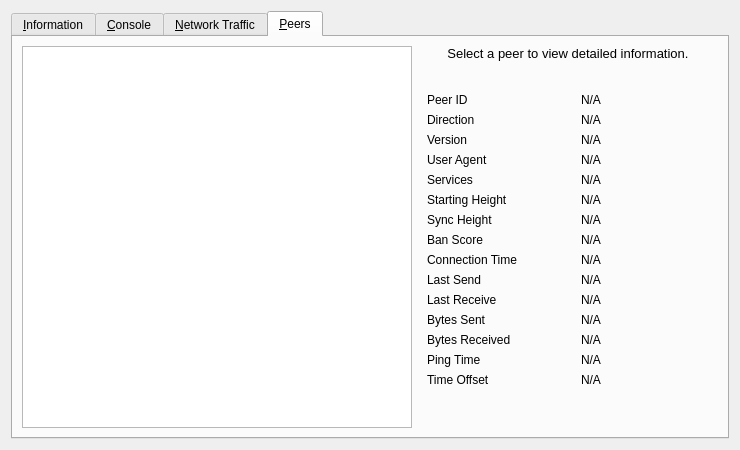
<?xml version="1.0" encoding="UTF-8"?>
<ui version="4.0">
 <class>RPCConsole</class>
 <widget class="QDialog" name="RPCConsole">
  <property name="geometry">
   <rect>
    <x>0</x>
    <y>0</y>
    <width>740</width>
    <height>450</height>
   </rect>
  </property>
  <property name="windowTitle">
   <string>TokenPay - Debug window</string>
  </property>
  <layout class="QVBoxLayout" name="verticalLayout_2">
   <item>
    <widget class="QTabWidget" name="tabWidget">
     <property name="currentIndex">
      <number>3</number>
     </property>
     <widget class="QWidget" name="tab_info">
      <attribute name="title">
       <string>&amp;Information</string>
      </attribute>
      <layout class="QGridLayout" name="gridLayout" columnstretch="0,1">
       <property name="horizontalSpacing">
        <number>12</number>
       </property>
       <item row="0" column="0">
        <widget class="QLabel" name="label_9">
         <property name="font">
          <font>
           <weight>75</weight>
           <bold>true</bold>
          </font>
         </property>
         <property name="text">
          <string>TokenPay Core</string>
         </property>
        </widget>
       </item>
       <item row="1" column="0">
        <widget class="QLabel" name="label_5">
         <property name="text">
          <string>Client name</string>
         </property>
        </widget>
       </item>
       <item row="1" column="1">
        <widget class="QLabel" name="clientName">
         <property name="cursor">
          <cursorShape>IBeamCursor</cursorShape>
         </property>
         <property name="text">
          <string>N/A</string>
         </property>
         <property name="textFormat">
          <enum>Qt::PlainText</enum>
         </property>
         <property name="textInteractionFlags">
          <set>Qt::LinksAccessibleByMouse|Qt::TextSelectableByKeyboard|Qt::TextSelectableByMouse</set>
         </property>
        </widget>
       </item>
       <item row="2" column="0">
        <widget class="QLabel" name="label_6">
         <property name="text">
          <string>Client version</string>
         </property>
        </widget>
       </item>
       <item row="2" column="1">
        <widget class="QLabel" name="clientVersion">
         <property name="cursor">
          <cursorShape>IBeamCursor</cursorShape>
         </property>
         <property name="text">
          <string>N/A</string>
         </property>
         <property name="textFormat">
          <enum>Qt::PlainText</enum>
         </property>
         <property name="textInteractionFlags">
          <set>Qt::LinksAccessibleByMouse|Qt::TextSelectableByKeyboard|Qt::TextSelectableByMouse</set>
         </property>
        </widget>
       </item>
       <item row="3" column="0">
        <widget class="QLabel" name="label_14">
         <property name="text">
          <string>Using OpenSSL version</string>
         </property>
         <property name="indent">
          <number>10</number>
         </property>
        </widget>
       </item>
       <item row="3" column="1">
        <widget class="QLabel" name="openSSLVersion">
         <property name="cursor">
          <cursorShape>IBeamCursor</cursorShape>
         </property>
         <property name="text">
          <string>N/A</string>
         </property>
         <property name="textFormat">
          <enum>Qt::PlainText</enum>
         </property>
         <property name="textInteractionFlags">
          <set>Qt::LinksAccessibleByMouse|Qt::TextSelectableByKeyboard|Qt::TextSelectableByMouse</set>
         </property>
        </widget>
       </item>
       <item row="4" column="0">
        <widget class="QLabel" name="label_berkeleyDBVersion">
         <property name="text">
          <string>Using BerkeleyDB version</string>
         </property>
         <property name="indent">
          <number>10</number>
         </property>
        </widget>
       </item>
       <item row="4" column="1">
        <widget class="QLabel" name="berkeleyDBVersion">
         <property name="cursor">
          <cursorShape>IBeamCursor</cursorShape>
         </property>
         <property name="text">
          <string>N/A</string>
         </property>
         <property name="textFormat">
          <enum>Qt::PlainText</enum>
         </property>
         <property name="textInteractionFlags">
          <set>Qt::LinksAccessibleByMouse|Qt::TextSelectableByKeyboard|Qt::TextSelectableByMouse</set>
         </property>
        </widget>
       </item>
       <item row="5" column="0">
        <widget class="QLabel" name="label_12">
         <property name="text">
          <string>Build date</string>
         </property>
        </widget>
       </item>
       <item row="5" column="1">
        <widget class="QLabel" name="buildDate">
         <property name="cursor">
          <cursorShape>IBeamCursor</cursorShape>
         </property>
         <property name="text">
          <string>N/A</string>
         </property>
         <property name="textFormat">
          <enum>Qt::PlainText</enum>
         </property>
         <property name="textInteractionFlags">
          <set>Qt::LinksAccessibleByMouse|Qt::TextSelectableByKeyboard|Qt::TextSelectableByMouse</set>
         </property>
        </widget>
       </item>
       <item row="6" column="0">
        <widget class="QLabel" name="label_13">
         <property name="text">
          <string>Startup time</string>
         </property>
        </widget>
       </item>
       <item row="6" column="1">
        <widget class="QLabel" name="startupTime">
         <property name="cursor">
          <cursorShape>IBeamCursor</cursorShape>
         </property>
         <property name="text">
          <string>N/A</string>
         </property>
         <property name="textFormat">
          <enum>Qt::PlainText</enum>
         </property>
         <property name="textInteractionFlags">
          <set>Qt::LinksAccessibleByMouse|Qt::TextSelectableByKeyboard|Qt::TextSelectableByMouse</set>
         </property>
        </widget>
       </item>
       <item row="7" column="0">
        <widget class="QLabel" name="label_11">
         <property name="font">
          <font>
           <weight>75</weight>
           <bold>true</bold>
          </font>
         </property>
         <property name="text">
          <string>Network</string>
         </property>
        </widget>
       </item>
       <item row="8" column="0">
        <widget class="QLabel" name="label_8">
         <property name="text">
          <string>Name</string>
         </property>
        </widget>
       </item>
       <item row="8" column="1">
        <widget class="QLabel" name="networkName">
         <property name="cursor">
          <cursorShape>IBeamCursor</cursorShape>
         </property>
         <property name="text">
          <string>N/A</string>
         </property>
         <property name="textFormat">
          <enum>Qt::PlainText</enum>
         </property>
         <property name="textInteractionFlags">
          <set>Qt::LinksAccessibleByMouse|Qt::TextSelectableByKeyboard|Qt::TextSelectableByMouse</set>
         </property>
        </widget>
       </item>
       <item row="9" column="0">
        <widget class="QLabel" name="label_7">
         <property name="text">
          <string>Number of connections</string>
         </property>
        </widget>
       </item>
       <item row="9" column="1">
        <widget class="QLabel" name="numberOfConnections">
         <property name="cursor">
          <cursorShape>IBeamCursor</cursorShape>
         </property>
         <property name="text">
          <string>N/A</string>
         </property>
         <property name="textFormat">
          <enum>Qt::PlainText</enum>
         </property>
         <property name="textInteractionFlags">
          <set>Qt::LinksAccessibleByMouse|Qt::TextSelectableByKeyboard|Qt::TextSelectableByMouse</set>
         </property>
        </widget>
       </item>
       <item row="10" column="0">
        <widget class="QLabel" name="label_10">
         <property name="font">
          <font>
           <weight>75</weight>
           <bold>true</bold>
          </font>
         </property>
         <property name="text">
          <string>Block chain</string>
         </property>
        </widget>
       </item>
       <item row="11" column="0">
        <widget class="QLabel" name="label_3">
         <property name="text">
          <string>Current number of blocks</string>
         </property>
        </widget>
       </item>
       <item row="11" column="1">
        <widget class="QLabel" name="numberOfBlocks">
         <property name="cursor">
          <cursorShape>IBeamCursor</cursorShape>
         </property>
         <property name="text">
          <string>N/A</string>
         </property>
         <property name="textFormat">
          <enum>Qt::PlainText</enum>
         </property>
         <property name="textInteractionFlags">
          <set>Qt::LinksAccessibleByMouse|Qt::TextSelectableByKeyboard|Qt::TextSelectableByMouse</set>
         </property>
        </widget>
       </item>
       <item row="12" column="0">
        <widget class="QLabel" name="label_31">
         <property name="text">
          <string>Estimated total blocks</string>
         </property>
        </widget>
       </item>
       <item row="12" column="1">
        <widget class="QLabel" name="totalBlocks">
         <property name="cursor">
          <cursorShape>IBeamCursor</cursorShape>
         </property>
         <property name="text">
          <string>N/A</string>
         </property>
         <property name="textFormat">
          <enum>Qt::PlainText</enum>
         </property>
         <property name="textInteractionFlags">
          <set>Qt::LinksAccessibleByMouse|Qt::TextSelectableByKeyboard|Qt::TextSelectableByMouse</set>
         </property>
        </widget>
       </item>
       <item row="13" column="0">
        <widget class="QLabel" name="label_2">
         <property name="text">
          <string>Last block time</string>
         </property>
        </widget>
       </item>
       <item row="13" column="1">
        <widget class="QLabel" name="lastBlockTime">
         <property name="cursor">
          <cursorShape>IBeamCursor</cursorShape>
         </property>
         <property name="text">
          <string>N/A</string>
         </property>
         <property name="textFormat">
          <enum>Qt::PlainText</enum>
         </property>
         <property name="textInteractionFlags">
          <set>Qt::LinksAccessibleByMouse|Qt::TextSelectableByKeyboard|Qt::TextSelectableByMouse</set>
         </property>
        </widget>
       </item>
       <item row="13" column="0">
        <spacer name="verticalSpacer_2">
         <property name="orientation">
          <enum>Qt::Vertical</enum>
         </property>
         <property name="sizeHint" stdset="0">
          <size>
           <width>20</width>
           <height>20</height>
          </size>
         </property>
        </spacer>
       </item>
       <item row="14" column="0">
        <widget class="QLabel" name="labelDebugLogfile">
         <property name="font">
          <font>
           <weight>75</weight>
           <bold>true</bold>
          </font>
         </property>
         <property name="text">
          <string>Debug log file</string>
         </property>
        </widget>
       </item>
       <item row="15" column="0">
        <widget class="QPushButton" name="openDebugLogfileButton">
         <property name="toolTip">
          <string>Open the TokenPay debug log file from the current data directory. This can take a few seconds for large log files.</string>
         </property>
         <property name="text">
          <string>&amp;Open</string>
         </property>
         <property name="autoDefault">
          <bool>false</bool>
         </property>
        </widget>
       </item>
       <item row="16" column="0">
        <widget class="QLabel" name="labelCLOptions">
         <property name="font">
          <font>
           <weight>75</weight>
           <bold>true</bold>
          </font>
         </property>
         <property name="text">
          <string>Command-line options</string>
         </property>
        </widget>
       </item>
       <item row="17" column="0">
        <widget class="QPushButton" name="showCLOptionsButton">
         <property name="toolTip">
          <string>Show the TokenPay help message to get a list with possible TokenPay command-line options.</string>
         </property>
         <property name="text">
          <string>&amp;Show</string>
         </property>
         <property name="autoDefault">
          <bool>false</bool>
         </property>
        </widget>
       </item>
       <item row="18" column="0">
        <spacer name="verticalSpacer">
         <property name="orientation">
          <enum>Qt::Vertical</enum>
         </property>
         <property name="sizeHint" stdset="0">
          <size>
           <width>20</width>
           <height>40</height>
          </size>
         </property>
        </spacer>
       </item>
      </layout>
     </widget>
     <widget class="QWidget" name="tab_console">
      <attribute name="title">
       <string>&amp;Console</string>
      </attribute>
      <layout class="QVBoxLayout" name="verticalLayout_3">
       <property name="spacing">
        <number>3</number>
       </property>
       <item>
        <widget class="QTextEdit" name="messagesWidget">
         <property name="minimumSize">
          <size>
           <width>0</width>
           <height>100</height>
          </size>
         </property>
         <property name="readOnly">
          <bool>true</bool>
         </property>
         <property name="tabKeyNavigation" stdset="0">
          <bool>false</bool>
         </property>
         <property name="columnCount" stdset="0">
          <number>2</number>
         </property>
        </widget>
       </item>
       <item>
        <layout class="QHBoxLayout" name="horizontalLayout">
         <property name="spacing">
          <number>3</number>
         </property>
         <item>
          <widget class="QLabel" name="label">
           <property name="text">
            <string notr="true">&gt;</string>
           </property>
          </widget>
         </item>
         <item>
          <widget class="QLineEdit" name="lineEdit"/>
         </item>
         <item>
          <widget class="QPushButton" name="clearButton">
           <property name="maximumSize">
            <size>
             <width>24</width>
             <height>24</height>
            </size>
           </property>
           <property name="toolTip">
            <string>Clear console</string>
           </property>
           <property name="text">
            <string/>
           </property>
           <property name="icon">
            <iconset resource="../../../tokenpay.qrc">
             <normaloff>:/icons/remove</normaloff>:/icons/remove</iconset>
           </property>
           <property name="shortcut">
            <string notr="true">Ctrl+L</string>
           </property>
           <property name="autoDefault">
            <bool>false</bool>
           </property>
          </widget>
         </item>
        </layout>
       </item>
      </layout>
     </widget>
     <widget class="QWidget" name="tab_nettraffic">
      <attribute name="title">
       <string>&amp;Network Traffic</string>
      </attribute>
      <layout class="QHBoxLayout" name="horizontalLayout_3">
       <item>
        <layout class="QVBoxLayout" name="verticalLayout_4">
         <item>
          <widget class="TrafficGraphWidget" name="trafficGraph" native="true">
           <property name="sizePolicy">
            <sizepolicy hsizetype="Expanding" vsizetype="Expanding">
             <horstretch>0</horstretch>
             <verstretch>0</verstretch>
            </sizepolicy>
           </property>
          </widget>
         </item>
         <item>
          <layout class="QHBoxLayout" name="horizontalLayout_2">
           <item>
            <widget class="QSlider" name="sldGraphRange">
             <property name="minimum">
              <number>1</number>
             </property>
             <property name="maximum">
              <number>288</number>
             </property>
             <property name="pageStep">
              <number>12</number>
             </property>
             <property name="value">
              <number>6</number>
             </property>
             <property name="orientation">
              <enum>Qt::Horizontal</enum>
             </property>
            </widget>
           </item>
           <item>
            <widget class="QLabel" name="lblGraphRange">
             <property name="minimumSize">
              <size>
               <width>100</width>
               <height>0</height>
              </size>
             </property>
             <property name="alignment">
              <set>Qt::AlignCenter</set>
             </property>
            </widget>
           </item>
           <item>
            <widget class="QPushButton" name="btnClearTrafficGraph">
             <property name="text">
              <string>&amp;Clear</string>
             </property>
             <property name="autoDefault">
              <bool>false</bool>
             </property>
            </widget>
           </item>
          </layout>
         </item>
        </layout>
       </item>
       <item>
        <layout class="QVBoxLayout" name="verticalLayout">
         <item>
          <widget class="QGroupBox" name="groupBox">
           <property name="title">
            <string>Totals</string>
           </property>
           <layout class="QVBoxLayout" name="verticalLayout_5">
            <item>
             <layout class="QHBoxLayout" name="horizontalLayout_4">
              <item>
               <widget class="Line" name="line">
                <property name="sizePolicy">
                 <sizepolicy hsizetype="Fixed" vsizetype="Fixed">
                  <horstretch>0</horstretch>
                  <verstretch>0</verstretch>
                 </sizepolicy>
                </property>
                <property name="minimumSize">
                 <size>
                  <width>10</width>
                  <height>0</height>
                 </size>
                </property>
                <property name="palette">
                 <palette>
                  <active>
                   <colorrole role="Light">
                    <brush brushstyle="SolidPattern">
                     <color alpha="255">
                      <red>0</red>
                      <green>255</green>
                      <blue>0</blue>
                     </color>
                    </brush>
                   </colorrole>
                  </active>
                  <inactive>
                   <colorrole role="Light">
                    <brush brushstyle="SolidPattern">
                     <color alpha="255">
                      <red>0</red>
                      <green>255</green>
                      <blue>0</blue>
                     </color>
                    </brush>
                   </colorrole>
                  </inactive>
                  <disabled>
                   <colorrole role="Light">
                    <brush brushstyle="SolidPattern">
                     <color alpha="255">
                      <red>0</red>
                      <green>255</green>
                      <blue>0</blue>
                     </color>
                    </brush>
                   </colorrole>
                  </disabled>
                 </palette>
                </property>
                <property name="orientation">
                 <enum>Qt::Horizontal</enum>
                </property>
               </widget>
              </item>
              <item>
               <widget class="QLabel" name="label_16">
                <property name="text">
                 <string>In:</string>
                </property>
               </widget>
              </item>
              <item>
               <widget class="QLabel" name="lblBytesIn">
                <property name="minimumSize">
                 <size>
                  <width>50</width>
                  <height>0</height>
                 </size>
                </property>
                <property name="alignment">
                 <set>Qt::AlignRight|Qt::AlignTrailing|Qt::AlignVCenter</set>
                </property>
               </widget>
              </item>
             </layout>
            </item>
            <item>
             <layout class="QHBoxLayout" name="horizontalLayout_5">
              <item>
               <widget class="Line" name="line_2">
                <property name="sizePolicy">
                 <sizepolicy hsizetype="Fixed" vsizetype="Fixed">
                  <horstretch>0</horstretch>
                  <verstretch>0</verstretch>
                 </sizepolicy>
                </property>
                <property name="minimumSize">
                 <size>
                  <width>10</width>
                  <height>0</height>
                 </size>
                </property>
                <property name="palette">
                 <palette>
                  <active>
                   <colorrole role="Light">
                    <brush brushstyle="SolidPattern">
                     <color alpha="255">
                      <red>255</red>
                      <green>0</green>
                      <blue>0</blue>
                     </color>
                    </brush>
                   </colorrole>
                  </active>
                  <inactive>
                   <colorrole role="Light">
                    <brush brushstyle="SolidPattern">
                     <color alpha="255">
                      <red>255</red>
                      <green>0</green>
                      <blue>0</blue>
                     </color>
                    </brush>
                   </colorrole>
                  </inactive>
                  <disabled>
                   <colorrole role="Light">
                    <brush brushstyle="SolidPattern">
                     <color alpha="255">
                      <red>255</red>
                      <green>0</green>
                      <blue>0</blue>
                     </color>
                    </brush>
                   </colorrole>
                  </disabled>
                 </palette>
                </property>
                <property name="orientation">
                 <enum>Qt::Horizontal</enum>
                </property>
               </widget>
              </item>
              <item>
               <widget class="QLabel" name="label_17">
                <property name="text">
                 <string>Out:</string>
                </property>
               </widget>
              </item>
              <item>
               <widget class="QLabel" name="lblBytesOut">
                <property name="minimumSize">
                 <size>
                  <width>50</width>
                  <height>0</height>
                 </size>
                </property>
                <property name="alignment">
                 <set>Qt::AlignRight|Qt::AlignTrailing|Qt::AlignVCenter</set>
                </property>
               </widget>
              </item>
             </layout>
            </item>
            <item>
             <spacer name="verticalSpacer_4">
              <property name="orientation">
               <enum>Qt::Vertical</enum>
              </property>
              <property name="sizeHint" stdset="0">
               <size>
                <width>20</width>
                <height>407</height>
               </size>
              </property>
             </spacer>
            </item>
           </layout>
          </widget>
         </item>
        </layout>
       </item>
      </layout>
     </widget>
     <widget class="QWidget" name="tab_peers">
      <attribute name="title">
       <string>&amp;Peers</string>
      </attribute>
      <layout class="QGridLayout" name="gridLayout_2">
       <item row="0" column="0" rowspan="2">
        <widget class="QTableView" name="peerWidget">
         <property name="horizontalScrollBarPolicy">
          <enum>Qt::ScrollBarAsNeeded</enum>
         </property>
         <property name="sortingEnabled">
          <bool>true</bool>
         </property>
         <attribute name="horizontalHeaderHighlightSections">
          <bool>false</bool>
         </attribute>
        </widget>
       </item>
       <item row="0" column="1">
        <widget class="QLabel" name="peerHeading">
         <property name="sizePolicy">
          <sizepolicy hsizetype="Preferred" vsizetype="Minimum">
           <horstretch>0</horstretch>
           <verstretch>0</verstretch>
          </sizepolicy>
         </property>
         <property name="minimumSize">
          <size>
           <width>300</width>
           <height>32</height>
          </size>
         </property>
         <property name="font">
          <font>
           <pointsize>10</pointsize>
          </font>
         </property>
         <property name="cursor">
          <cursorShape>IBeamCursor</cursorShape>
         </property>
         <property name="text">
          <string>Select a peer to view detailed information.</string>
         </property>
         <property name="alignment">
          <set>Qt::AlignHCenter|Qt::AlignTop</set>
         </property>
         <property name="wordWrap">
          <bool>true</bool>
         </property>
         <property name="textInteractionFlags">
          <set>Qt::LinksAccessibleByMouse|Qt::TextSelectableByKeyboard|Qt::TextSelectableByMouse</set>
         </property>
        </widget>
       </item>
       <item row="1" column="1">
        <widget class="QWidget" name="detailWidget" native="true">
         <property name="minimumSize">
          <size>
           <width>300</width>
           <height>0</height>
          </size>
         </property>
         <layout class="QGridLayout" name="gridLayout_3">
          <item row="0" column="0">
           <widget class="QLabel" name="label_23">
            <property name="text">
             <string>Peer ID</string>
            </property>
           </widget>
          </item>
          <item row="0" column="2">
           <widget class="QLabel" name="peerId">
            <property name="cursor">
             <cursorShape>IBeamCursor</cursorShape>
            </property>
            <property name="text">
             <string>N/A</string>
            </property>
            <property name="textFormat">
             <enum>Qt::PlainText</enum>
            </property>
            <property name="textInteractionFlags">
             <set>Qt::LinksAccessibleByMouse|Qt::TextSelectableByKeyboard|Qt::TextSelectableByMouse</set>
            </property>
           </widget>
          </item>
          <item row="1" column="0">
           <widget class="QLabel" name="label_30">
            <property name="text">
             <string>Direction</string>
            </property>
           </widget>
          </item>
          <item row="1" column="2">
           <widget class="QLabel" name="peerDirection">
            <property name="cursor">
             <cursorShape>IBeamCursor</cursorShape>
            </property>
            <property name="text">
             <string>N/A</string>
            </property>
            <property name="textFormat">
             <enum>Qt::PlainText</enum>
            </property>
            <property name="textInteractionFlags">
             <set>Qt::LinksAccessibleByMouse|Qt::TextSelectableByKeyboard|Qt::TextSelectableByMouse</set>
            </property>
           </widget>
          </item>
          <item row="2" column="0">
           <widget class="QLabel" name="label_21">
            <property name="text">
             <string>Version</string>
            </property>
           </widget>
          </item>
          <item row="2" column="2">
           <widget class="QLabel" name="peerVersion">
            <property name="cursor">
             <cursorShape>IBeamCursor</cursorShape>
            </property>
            <property name="text">
             <string>N/A</string>
            </property>
            <property name="textFormat">
             <enum>Qt::PlainText</enum>
            </property>
            <property name="textInteractionFlags">
             <set>Qt::LinksAccessibleByMouse|Qt::TextSelectableByKeyboard|Qt::TextSelectableByMouse</set>
            </property>
           </widget>
          </item>
          <item row="3" column="0">
           <widget class="QLabel" name="label_28">
            <property name="text">
             <string>User Agent</string>
            </property>
           </widget>
          </item>
          <item row="3" column="2">
           <widget class="QLabel" name="peerSubversion">
            <property name="cursor">
             <cursorShape>IBeamCursor</cursorShape>
            </property>
            <property name="text">
             <string>N/A</string>
            </property>
            <property name="textFormat">
             <enum>Qt::PlainText</enum>
            </property>
            <property name="textInteractionFlags">
             <set>Qt::LinksAccessibleByMouse|Qt::TextSelectableByKeyboard|Qt::TextSelectableByMouse</set>
            </property>
           </widget>
          </item>
          <item row="4" column="0">
           <widget class="QLabel" name="label_4">
            <property name="text">
             <string>Services</string>
            </property>
           </widget>
          </item>
          <item row="4" column="2">
           <widget class="QLabel" name="peerServices">
            <property name="cursor">
             <cursorShape>IBeamCursor</cursorShape>
            </property>
            <property name="text">
             <string>N/A</string>
            </property>
            <property name="textFormat">
             <enum>Qt::PlainText</enum>
            </property>
            <property name="textInteractionFlags">
             <set>Qt::LinksAccessibleByMouse|Qt::TextSelectableByKeyboard|Qt::TextSelectableByMouse</set>
            </property>
           </widget>
          </item>
          <item row="5" column="0">
           <widget class="QLabel" name="label_29">
            <property name="text">
             <string>Starting Height</string>
            </property>
           </widget>
          </item>
          <item row="5" column="2">
           <widget class="QLabel" name="peerHeight">
            <property name="cursor">
             <cursorShape>IBeamCursor</cursorShape>
            </property>
            <property name="text">
             <string>N/A</string>
            </property>
            <property name="textFormat">
             <enum>Qt::PlainText</enum>
            </property>
            <property name="textInteractionFlags">
             <set>Qt::LinksAccessibleByMouse|Qt::TextSelectableByKeyboard|Qt::TextSelectableByMouse</set>
            </property>
           </widget>
          </item>
          <item row="6" column="0">
           <widget class="QLabel" name="label_27">
            <property name="text">
             <string>Sync Height</string>
            </property>
           </widget>
          </item>
          <item row="6" column="2">
           <widget class="QLabel" name="peerSyncHeight">
            <property name="cursor">
             <cursorShape>IBeamCursor</cursorShape>
            </property>
            <property name="text">
             <string>N/A</string>
            </property>
            <property name="textFormat">
             <enum>Qt::PlainText</enum>
            </property>
            <property name="textInteractionFlags">
             <set>Qt::LinksAccessibleByMouse|Qt::TextSelectableByKeyboard|Qt::TextSelectableByMouse</set>
            </property>
           </widget>
          </item>
          <item row="7" column="0">
           <widget class="QLabel" name="label_24">
            <property name="text">
             <string>Ban Score</string>
            </property>
           </widget>
          </item>
          <item row="7" column="2">
           <widget class="QLabel" name="peerBanScore">
            <property name="cursor">
             <cursorShape>IBeamCursor</cursorShape>
            </property>
            <property name="text">
             <string>N/A</string>
            </property>
            <property name="textFormat">
             <enum>Qt::PlainText</enum>
            </property>
            <property name="textInteractionFlags">
             <set>Qt::LinksAccessibleByMouse|Qt::TextSelectableByKeyboard|Qt::TextSelectableByMouse</set>
            </property>
           </widget>
          </item>
          <item row="8" column="0">
           <widget class="QLabel" name="label_22">
            <property name="text">
             <string>Connection Time</string>
            </property>
           </widget>
          </item>
          <item row="8" column="2">
           <widget class="QLabel" name="peerConnTime">
            <property name="cursor">
             <cursorShape>IBeamCursor</cursorShape>
            </property>
            <property name="text">
             <string>N/A</string>
            </property>
            <property name="textFormat">
             <enum>Qt::PlainText</enum>
            </property>
            <property name="textInteractionFlags">
             <set>Qt::LinksAccessibleByMouse|Qt::TextSelectableByKeyboard|Qt::TextSelectableByMouse</set>
            </property>
           </widget>
          </item>
          <item row="9" column="0">
           <widget class="QLabel" name="label_15">
            <property name="text">
             <string>Last Send</string>
            </property>
           </widget>
          </item>
          <item row="9" column="2">
           <widget class="QLabel" name="peerLastSend">
            <property name="cursor">
             <cursorShape>IBeamCursor</cursorShape>
            </property>
            <property name="text">
             <string>N/A</string>
            </property>
            <property name="textFormat">
             <enum>Qt::PlainText</enum>
            </property>
            <property name="textInteractionFlags">
             <set>Qt::LinksAccessibleByMouse|Qt::TextSelectableByKeyboard|Qt::TextSelectableByMouse</set>
            </property>
           </widget>
          </item>
          <item row="10" column="0">
           <widget class="QLabel" name="label_19">
            <property name="text">
             <string>Last Receive</string>
            </property>
           </widget>
          </item>
          <item row="10" column="2">
           <widget class="QLabel" name="peerLastRecv">
            <property name="cursor">
             <cursorShape>IBeamCursor</cursorShape>
            </property>
            <property name="text">
             <string>N/A</string>
            </property>
            <property name="textFormat">
             <enum>Qt::PlainText</enum>
            </property>
            <property name="textInteractionFlags">
             <set>Qt::LinksAccessibleByMouse|Qt::TextSelectableByKeyboard|Qt::TextSelectableByMouse</set>
            </property>
           </widget>
          </item>
          <item row="11" column="0">
           <widget class="QLabel" name="label_18">
            <property name="text">
             <string>Bytes Sent</string>
            </property>
           </widget>
          </item>
          <item row="11" column="2">
           <widget class="QLabel" name="peerBytesSent">
            <property name="cursor">
             <cursorShape>IBeamCursor</cursorShape>
            </property>
            <property name="text">
             <string>N/A</string>
            </property>
            <property name="textFormat">
             <enum>Qt::PlainText</enum>
            </property>
            <property name="textInteractionFlags">
             <set>Qt::LinksAccessibleByMouse|Qt::TextSelectableByKeyboard|Qt::TextSelectableByMouse</set>
            </property>
           </widget>
          </item>
          <item row="12" column="0">
           <widget class="QLabel" name="label_20">
            <property name="text">
             <string>Bytes Received</string>
            </property>
           </widget>
          </item>
          <item row="12" column="2">
           <widget class="QLabel" name="peerBytesRecv">
            <property name="cursor">
             <cursorShape>IBeamCursor</cursorShape>
            </property>
            <property name="text">
             <string>N/A</string>
            </property>
            <property name="textFormat">
             <enum>Qt::PlainText</enum>
            </property>
            <property name="textInteractionFlags">
             <set>Qt::LinksAccessibleByMouse|Qt::TextSelectableByKeyboard|Qt::TextSelectableByMouse</set>
            </property>
           </widget>
          </item>
          <item row="13" column="0">
           <widget class="QLabel" name="label_26">
            <property name="text">
             <string>Ping Time</string>
            </property>
           </widget>
          </item>
          <item row="13" column="2">
           <widget class="QLabel" name="peerPingTime">
            <property name="cursor">
             <cursorShape>IBeamCursor</cursorShape>
            </property>
            <property name="text">
             <string>N/A</string>
            </property>
            <property name="textFormat">
             <enum>Qt::PlainText</enum>
            </property>
            <property name="textInteractionFlags">
             <set>Qt::LinksAccessibleByMouse|Qt::TextSelectableByKeyboard|Qt::TextSelectableByMouse</set>
            </property>
           </widget>
          </item>
          <item row="14" column="0">
           <widget class="QLabel" name="label_timeoffset">
            <property name="text">
             <string>Time Offset</string>
            </property>
           </widget>
          </item>
          <item row="14" column="2">
           <widget class="QLabel" name="timeoffset">
            <property name="cursor">
             <cursorShape>IBeamCursor</cursorShape>
            </property>
            <property name="text">
             <string>N/A</string>
            </property>
            <property name="textFormat">
             <enum>Qt::PlainText</enum>
            </property>
            <property name="textInteractionFlags">
             <set>Qt::LinksAccessibleByMouse|Qt::TextSelectableByKeyboard|Qt::TextSelectableByMouse</set>
            </property>
           </widget>
          </item>
          <item row="15" column="1">
           <spacer name="verticalSpacer_3">
            <property name="orientation">
             <enum>Qt::Vertical</enum>
            </property>
            <property name="sizeHint" stdset="0">
             <size>
              <width>20</width>
              <height>40</height>
             </size>
            </property>
           </spacer>
          </item>
         </layout>
        </widget>
       </item>
      </layout>
     </widget>
    </widget>
   </item>
  </layout>
 </widget>
 <customwidgets>
  <customwidget>
   <class>TrafficGraphWidget</class>
   <extends>QWidget</extends>
   <header>trafficgraphwidget.h</header>
   <container>1</container>
   <slots>
    <slot>clear()</slot>
   </slots>
  </customwidget>
 </customwidgets>
 <resources>
  <include location="../../../tokenpay.qrc"/>
 </resources>
 <connections/>
</ui>
